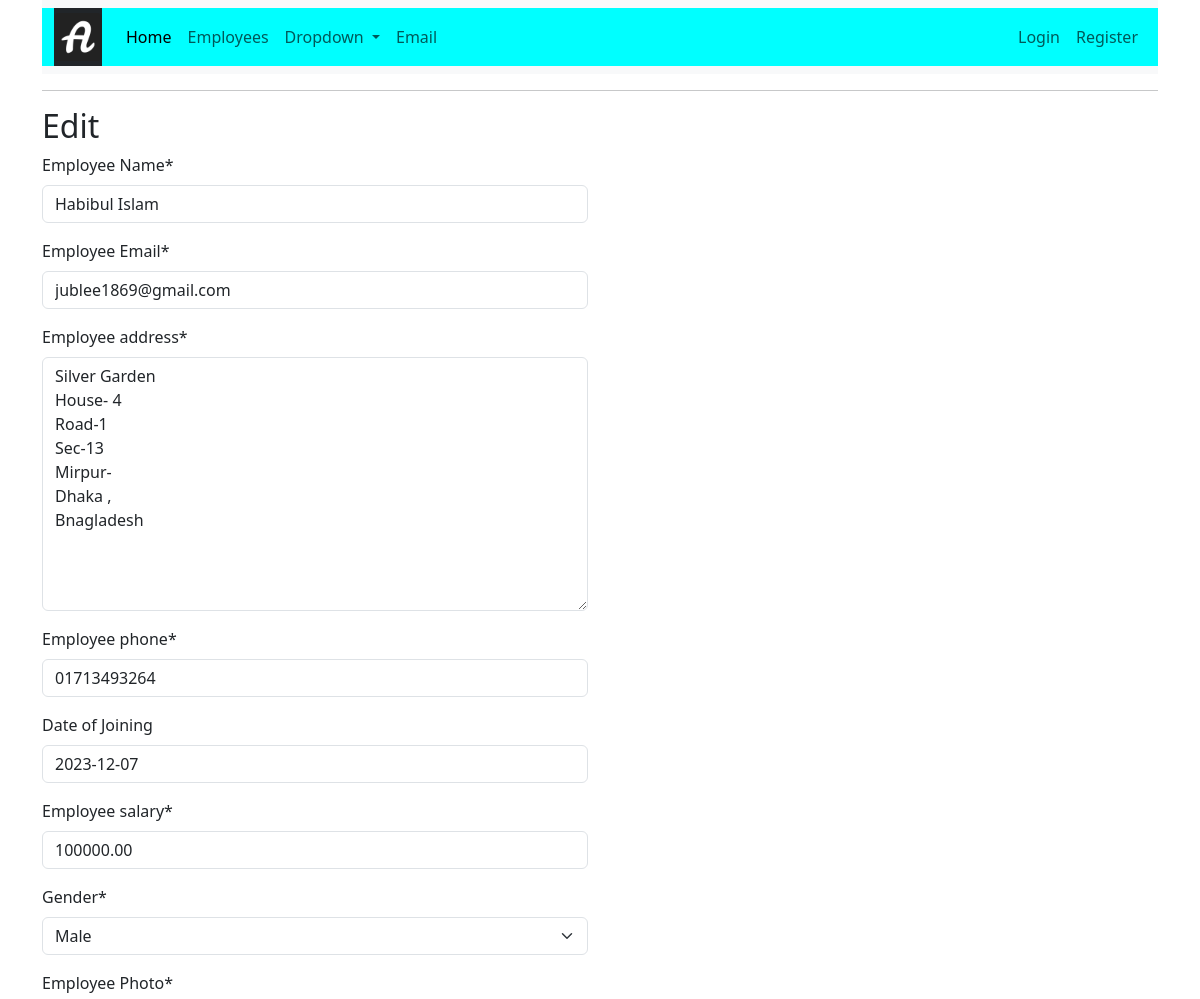
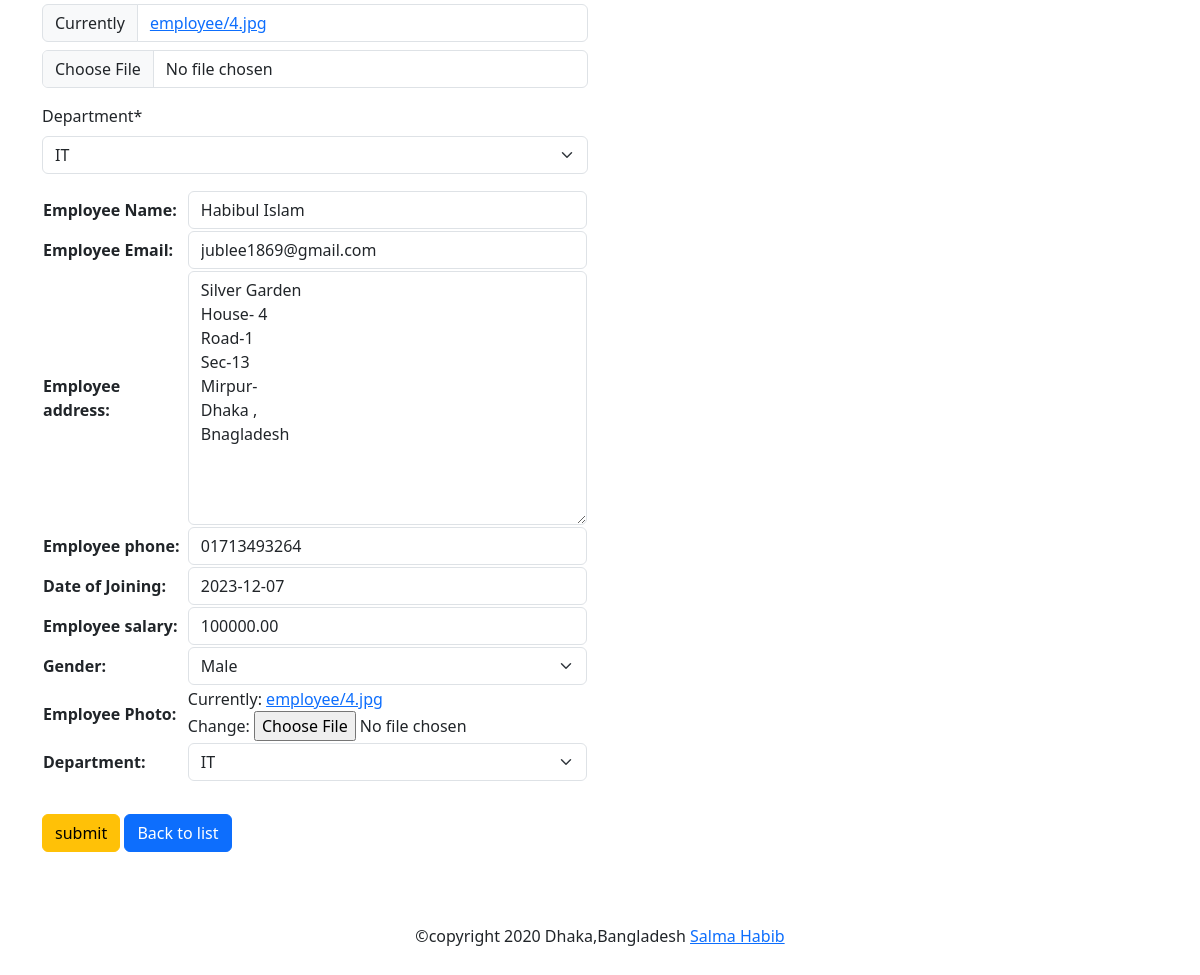
/myapp/edit/2/, run on the app's committed database (2 pictures, top to bottom).
### myapp/models.py (models this page shows, shortened)
class Employee(models.Model):
    GENDER_CHOICES = [
        ("Male","Male"), ("Female","Female"), ("Other","Other"),
    ]
    name= models.CharField('Employee Name', max_length=100)
    email= models.EmailField('Employee Email', max_length=100, unique=True)
    address= models.TextField('Employee address', max_length=500)
    phone= models.CharField('Employee phone',max_length=20)
    doj= models.DateField('Date of Joining',default=datetime.now, blank= True)
    salary= models.DecimalField('Employee salary',max_digits=8,decimal_places=2)
    gender= models.CharField('Gender', max_length=10,choices=GENDER_CHOICES,default='Male')
    photo= models.FileField('Employee Photo', upload_to='employee', default= 'employee/blank.jpg')
    department= models.ForeignKey(Department, on_delete=models.CASCADE)

class Department (models.Model):
    name= models. CharField('Department name',max_length=40)
    def __str__(self):
        return self.name

### myapp/views.py (the view)
# urls.py: path('edit/<int:id>/',views.edit_employee,name='employee_edit'),
def edit_employee(request,id):
    if request.method =="POST":
        employee = Employee.objects.all().order_by('id')
        form = EmployeeForm(request.POST or None, request.FILES,instance=employee)
        if form.is_valid():
            form.save()
        messages.success(request,"Data Updated Successfully...")
        return redirect('employee_list')
    else:
        employee = Employee.objects.get(pk=id)
        form = EmployeeForm(request.POST or None, instance=employee)
    context = {'title':'Edit','form': form,'employee' : employee}
    return render (request, "empForm.html",context)

### myapp/forms.py
class EmployeeForm(forms.ModelForm):
    class  Meta:
        model = Employee
        fields='__all__'

### templates/empForm.html (shortened to what this page needs)
{% extends "base.html" %}
{% block content %}
<form method="post" enctype="multipart/form-data">
    <h2>{{ title }}</h2>
    <div class="row">
        <div class="col">
            {% load crispy_forms_tags %}
            {{ form|crispy }}
            <table>
                {{form.as_table }}
            </table>
            <div class="mt-2">
                <button type="submit" class="btn btn-warning  mt-4 ">submit</button>
                <a href=" {% url 'employee_list' %}" class=" mt-4 btn btn-primary">Back to list</a>
            </div>
            <div class="col">
            </div>
        </div>
        <div class="col">
        </div>
    </div>
{% endblock content %}

### data on the page
Employee: name "Habibul Islam", email "jublee1869@gmail.com", address "Silver Garden House- 4 Road-1 Sec-13 Mirpur- Dhaka , Bnagladesh", phone "01713493264", doj "2023-12-07", salary "100000.00", gender "Male", department "IT"

### other printed values
{{ title }} "Edit"
